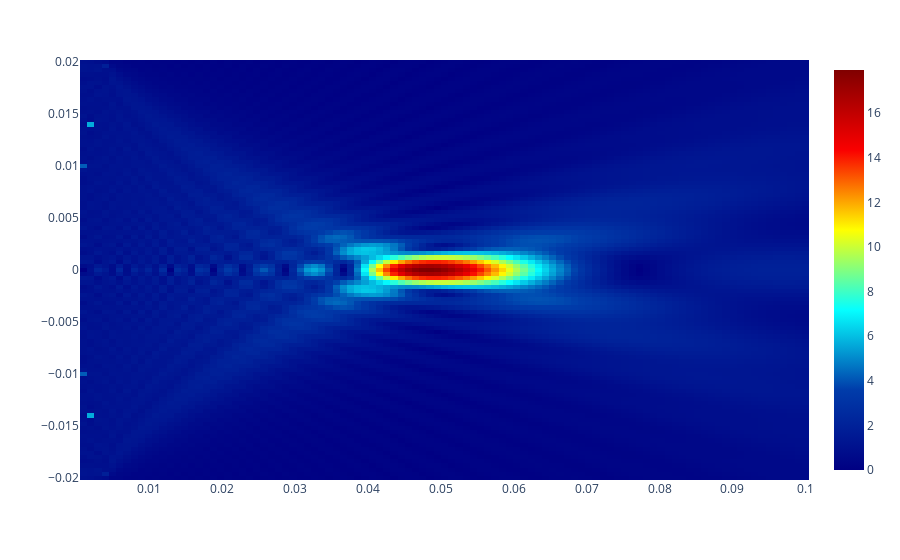

Write notebook code for a chart like this one.
### Code cell
fig = px.imshow(
    pressure_field,
    x = z_values,
    y = r_values,
    aspect='auto',
    origin='lower',
    color_continuous_scale='jet', 
)
fig.show()
